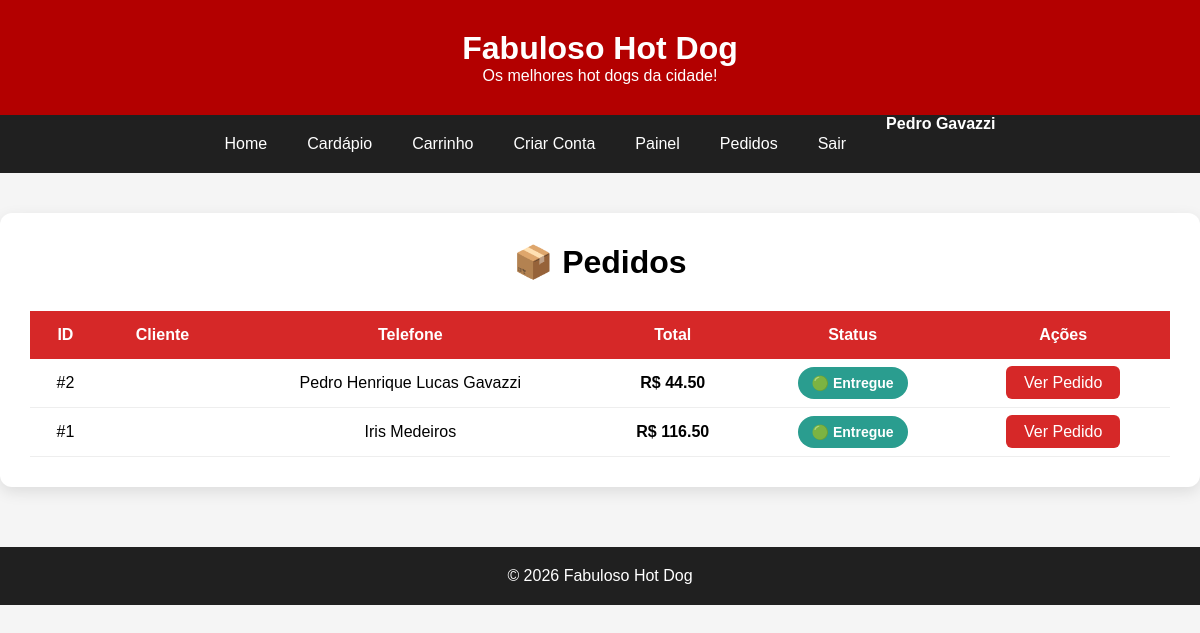
/pedidos (signed in), run on the app's committed database.
### tables this page shows
CREATE TABLE pedidos(

    id INTEGER PRIMARY KEY AUTOINCREMENT,

    cliente TEXT NOT NULL,

    telefone TEXT NOT NULL,

    endereco TEXT NOT NULL,

    observacao TEXT,

    total REAL NOT NULL,

    status TEXT DEFAULT 'Recebido'

);

### routes/pedidos.py (the view)
@pedidos.route("/pedidos")
def listar_pedidos():
    if "admin" not in session:
        return redirect(url_for("auth.login"))
    pedidos_lista = listar_todos_pedidos()
    return render_template(
        "pedidos.html",
        pedidos=pedidos_lista
    )

### database/database.py (called while the page is built)
def conectar():
    conexao = sqlite3.connect("database.db")
    conexao.row_factory = sqlite3.Row
    return conexao

def listar_todos_pedidos():
    conexao = conectar()
    cursor = conexao.cursor()
    cursor.execute("""
        SELECT
            id,
            cliente
            telefone,
            total,
            status
        FROM pedidos
        ORDER BY id DESC
    """)
    pedidos = cursor.fetchall()
    conexao.close()
    return pedidos

### templates/pedidos.html
{% extends "base.html" %}
{% block conteudo %}
<div class="container-pedidos">
    <h1>📦 Pedidos</h1>
    <table class="tabela-pedidos">
        <thead>
            <tr>
                <th>ID</th>
                <th>Cliente</th>
                <th>Telefone</th>
                <th>Total</th>
                <th>Status</th>
                <th>Ações</th>
            </tr>
        </thead>
        <tbody>
            {% for pedido in pedidos %}
            <tr>
                <td>#{{ pedido.id }}</td>
                <td>{{ pedido.cliente }}</td>
                <td>{{ pedido.telefone }}</td>
                <td>
                    <strong>
                        R$ {{ "%.2f"|format(pedido.total) }}
                    </strong>
                </td>
                <td>
                    {% if pedido.status == "Recebido" %}
                        <span class="badge recebido">🟡 {{ pedido.status }}</span>
                    {% elif pedido.status == "Em preparo" %}
                        <span class="badge preparo">🟠 {{ pedido.status }}</span>
                    {% elif pedido.status == "Saiu para entrega" %}
                        <span class="badge entrega">🔵 {{ pedido.status }}</span>
                    {% elif pedido.status == "Entregue" %}
                        <span class="badge entregue">🟢 {{ pedido.status }}</span>
                    {% else %}
                        {{ pedido.status }}
                    {% endif %}
                </td>
                <td>
                    <a class="btn-ver"
                       href="{{ url_for('pedidos.visualizar_pedido', id_pedido=pedido.id) }}">
                        Ver Pedido
                    </a>
                </td>
            </tr>
            {% endfor %}
        </tbody>
    </table>
</div>
{% endblock %}

### static/css/style.css (style rules this page uses)
* { margin:0; padding:0; box-sizing:border-box; }
body { font-family:Arial, Helvetica, sans-serif; background:#f5f5f5; }
.container-pedidos { max-width:1200px; margin:40px auto; background:white; padding:30px; border-radius:12px; box-shadow:0 5px 15px rgba(0,0,0,.1); }
.container-pedidos h1 { text-align:center; margin-bottom:30px; }
.tabela-pedidos { width:100%; border-collapse:collapse; }
.tabela-pedidos th { background:#d62828; color:white; padding:15px; }
.tabela-pedidos td { padding:15px; border-bottom:1px solid #eee; text-align:center; }
.btn-ver { background:#d62828; color:white; padding:8px 18px; border-radius:6px; text-decoration:none; transition:.3s; }
.entregue { background:#2a9d8f; }
.badge { color:white; padding:8px 14px; border-radius:20px; font-size:14px; font-weight:bold; }
.badge.entregue { background:#2a9d8f; }

### data on the page
pedidos: id "2", telefone "Pedro Henrique Lucas Gavazzi", total "44.50", status "Entregue"
pedidos: id "1", telefone "Iris Medeiros", total "116.50", status "Entregue"

### other printed values
{{ session["admin"] }} "Pedro Gavazzi"
